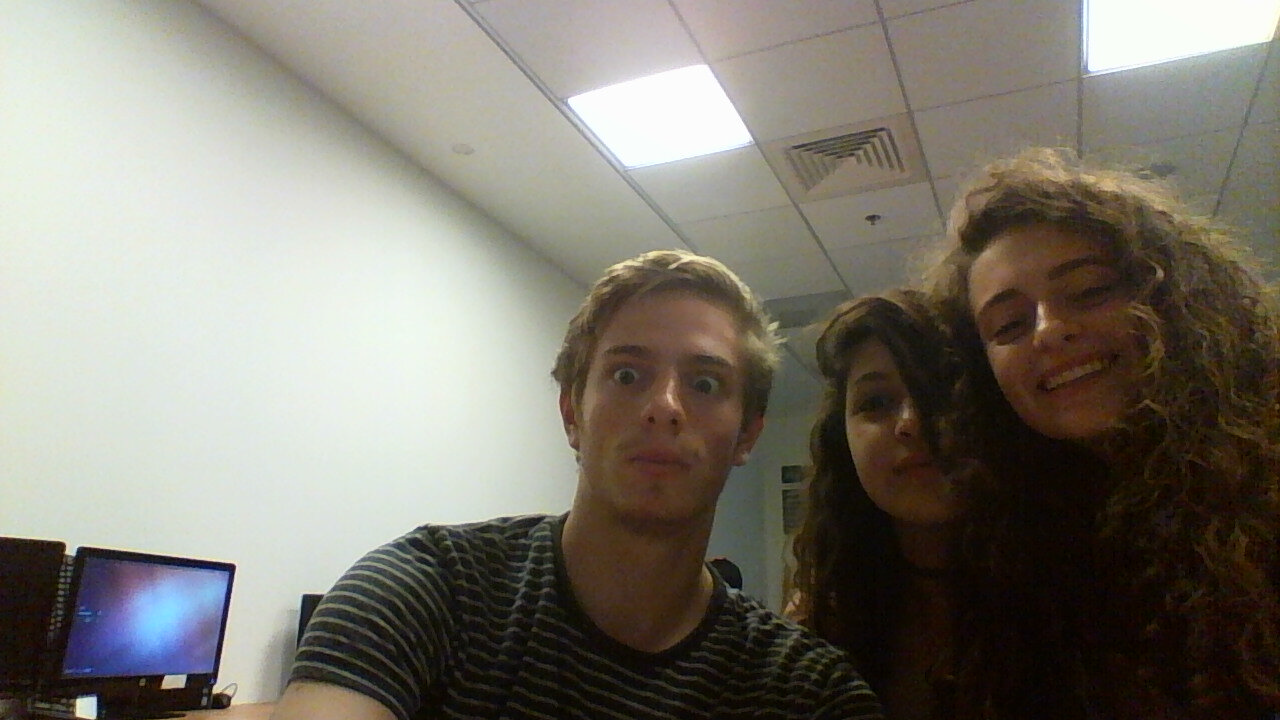
#> input picture friends.jpg, 1280 x 720 px
$ jupyter execute Lab2.ipynb
#> lines starting #> are read from the running program, lines starting #| are printed output that depends on the picture
# Week 2 Activity

Please write your names here:

__Paste the solution for your warm-up exercise here:__

## Question 1:  What is the difference between a startup and a company?

Company knows its busines plan and model and it does only the execution based on their busniess model. On the other hand,
a startup keeps tracking the customers to make a better business model for them. it does not focus on marketing

## Question 2: Do Some Research- What are some other reasons that startups fail? Show some statistics and cite your resources

if you dont have good customer segmentation or if you target everyone your product might fail. another reason is when you don't the right team members. If the product doesn't solve any problem or need. No investros.
https://www.cbinsights.com/research-reports/The-20-Reasons-Startups-Fail.pdf Page 3.

# Part 2: Automation with Python

_Skim through Chapter 17 (pages 387-400) in ["Automate the Boring Stuff with Python"](https://drive.google.com/open?id=0B93BAIhSTZr0dFdERUJZbHRzSmc) as reference for these exercises_

## Step 1:  Colors & RGBA Values
Using the Image class from the PIL library, make a solid fuchsia image that is 300 x 400 pixels and display it below.

[cell 1]
from PIL import Image
im=Image.new('RGBA',(300,200), 'goldenrod')
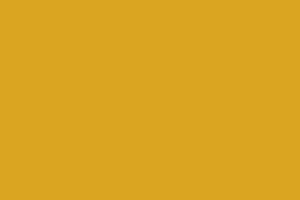
#> im: PIL image 300x200 RGBA; mean R, G, B, A 218, 165, 32, 255
im

## Step 2:  Manipulating Images
* __Snap a selfie with you and your partner and email it to yourself__
* __Open it and save it in the Week 2 folder as "friends.jpg(or .png)"__
* __Try and execute the code below to see if you can open your image with Pillow__

[cell 2]
from PIL import Image
meetfriend=Image.open('friends.jpg')
#> meetfriend is the input picture: PIL image 1280x720 RGB; mean R, G, B 126.8, 122.6, 113.2
meetfriend

[cell 3]
meetfriend.size
crop_meetfriend=meetfriend.crop((0, 300, 300, 560))
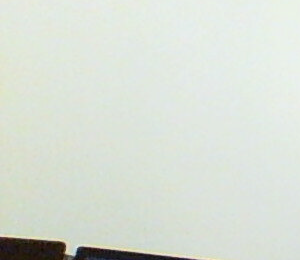
#> crop_meetfriend: PIL image 300x260 RGB; mean R, G, B 216.8, 223.1, 213.9
crop_meetfriend.save('cropped.png')
crop_meetfriend

$ run again, with frends?.jpg copied over friends.jpg
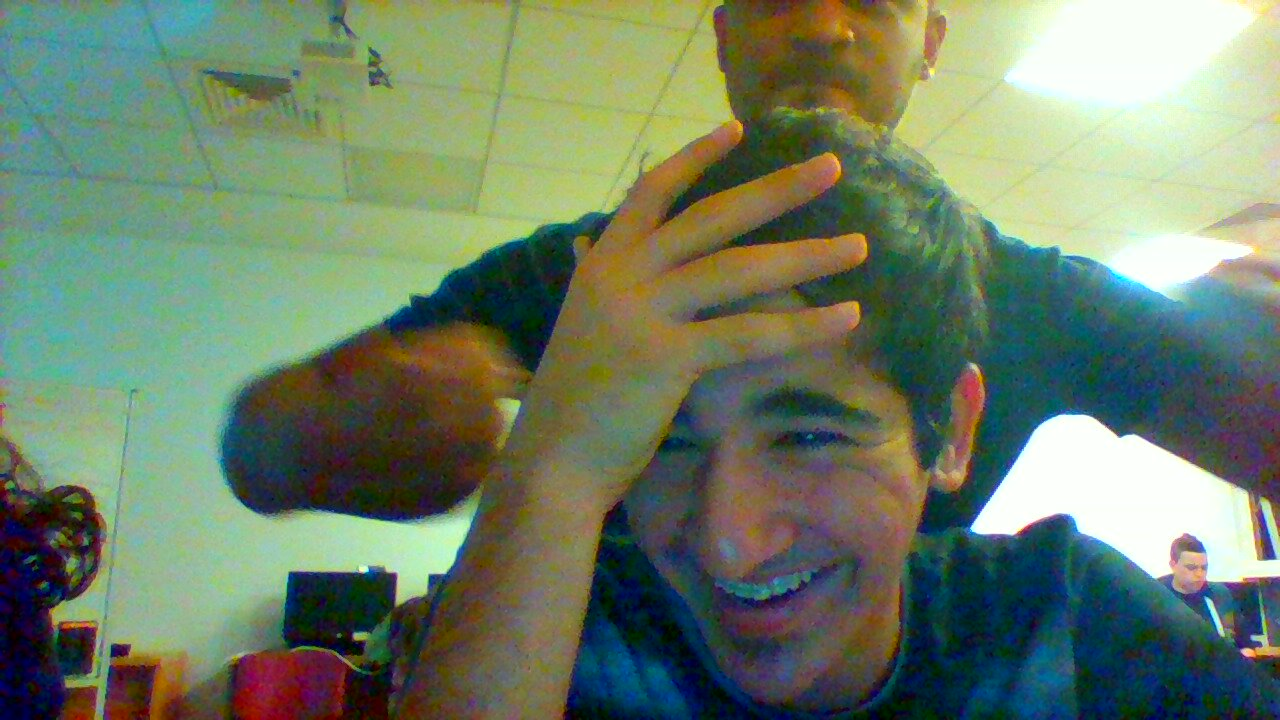
#> input picture frends?.jpg, 1280 x 720 px
#> meetfriend is the input picture: PIL image 1280x720 RGB; mean R, G, B 110.7, 126.9, 103.6
#> `crop_meetfriend=meetfriend.crop((0, 300, 300, 560))`:
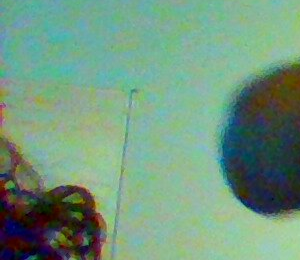
#> crop_meetfriend: PIL image 300x260 RGB; mean R, G, B 113.3, 150.8, 126.5
